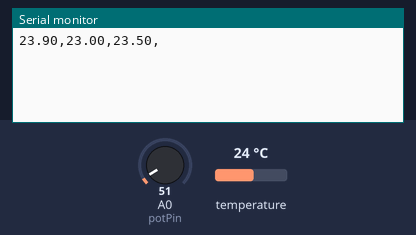
The sketch below on a simulated Arduino Uno, built with avr-gcc and run on an emulated ATmega328P. Shown: the last lines printed to the serial monitor. Inputs (shaded band) come from the test bench; at power-on: temperature 24 °C, A0 (potPin) = 51.

Above: at 1.7 s.
1.8 s: temperature set to 12 °C
At 2.6 s:
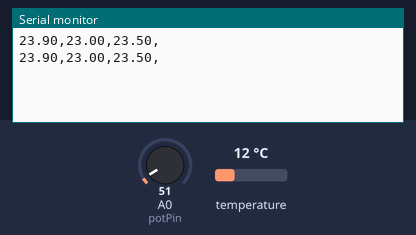
3.3 s: A0 (potPin) set to 61
At 4.6 s:
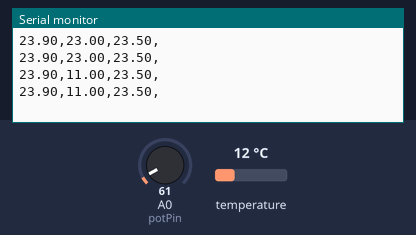
4.8 s: temperature set to 19 °C
At 5.5 s:
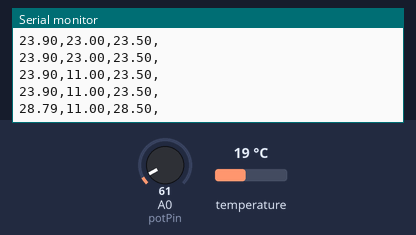
6.3 s: A0 (potPin) set to 71
At 7.5 s:
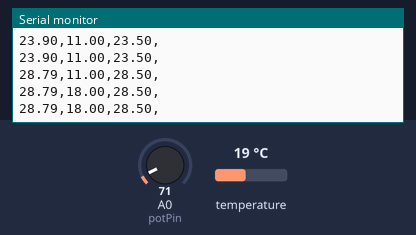
Timing chart, 0 to 8.8 s (numbered marks = the images above; inputs shaded):
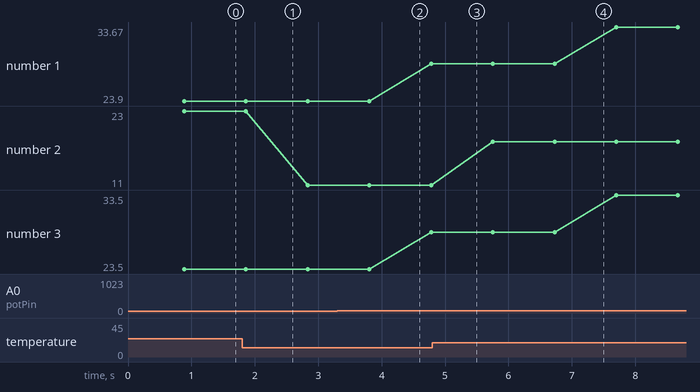

Measured:
- plotted number 1: 23.9 → 28.79 after the input at 3.3 s, 28.79 → 33.67 after the input at 6.3 s
- plotted number 2: 23 → 11 after the input at 1.8 s, 11 → 18 after the input at 4.8 s
- plotted number 3: 23.5 → 28.5 after the input at 3.3 s, 28.5 → 33.5 after the input at 6.3 s

The sketch:

LM35_Filter.ino
```cpp
/*
 * LM35
 * 模拟温度传感器LM35测试
 */
int potPin = A0;
float temperature = 0;
long value = 0;
float Filter_Value;

float ds18b20_temp = 0;
#include <OneWire.h>
#include <DallasTemperature.h>
#define ONE_WIRE_BUS 2
OneWire oneWire(ONE_WIRE_BUS);
DallasTemperature sensors(&oneWire);


void setup() {
  Serial.begin(9600); //设置串口波特率9600
  sensors.begin();
}

void loop() {
  value = analogRead(potPin);
  //0.00488125=5/1024，0~5V对应模拟口读数1~1024，每10毫伏对应1℃
  temperature = ((value * 5.0 * 100)/1024-1);

  sensors.requestTemperatures(); // 发送命令获取温度
  ds18b20_temp = sensors.getTempCByIndex(0)-1;

  Filter_Value = Filter();       // 获得滤波器输出值

  Serial.print(temperature);
  Serial.print(",");
  Serial.print(ds18b20_temp);
  Serial.print(",");
  Serial.print(Filter_Value+0.5); // 串口输出
  Serial.println(",");
  delay(100);
}

float Get_AD() {
  return temperature;
}

// 中位值平均滤波法（又称防脉冲干扰平均滤波法）（算法1）
#define FILTER_N 100
float Filter() {
  int i, j;
  float filter_temp, filter_sum = 0;
  int filter_buf[FILTER_N];
  for(i = 0; i < FILTER_N; i++) {
    filter_buf[i] = Get_AD();
    delay(1);
  }
  // 采样值从小到大排列（冒泡法）
  for(j = 0; j < FILTER_N - 1; j++) {
    for(i = 0; i < FILTER_N - 1 - j; i++) {
      if(filter_buf[i] > filter_buf[i + 1]) {
        filter_temp = filter_buf[i];
        filter_buf[i] = filter_buf[i + 1];
        filter_buf[i + 1] = filter_temp;
      }
    }
  }
  // 去除最大最小极值后求平均
  for(i = 1; i < FILTER_N - 1; i++) filter_sum += filter_buf[i];
  return filter_sum / (FILTER_N - 2);
}

// 中位值滤波法
//#define FILTER_N 100
//float Filter() {
//  int filter_buf[FILTER_N];
//  int i, j;
//  float filter_temp;
//  for(i = 0; i < FILTER_N; i++) {
//    filter_buf[i] = Get_AD();
//  }
//  // 采样值从小到大排列（冒泡法）
//  for(j = 0; j < FILTER_N - 1; j++) {
//    for(i = 0; i < FILTER_N - 1 - j; i++) {
//      if(filter_buf[i] > filter_buf[i + 1]) {
//        filter_temp = filter_buf[i];
//        filter_buf[i] = filter_buf[i + 1];
//        filter_buf[i + 1] = filter_temp;
//      }
//    }
//  }
//  return filter_buf[(FILTER_N - 1) / 2];
//}

//算术平均滤波法
//#define FILTER_N 12
//float Filter() {
//  int i;
//  float filter_sum = 0;
//  for(i = 0; i < FILTER_N; i++) {
//    filter_sum += Get_AD();
//    delay(1);
//  }
//  return (float)(filter_sum / FILTER_N);
//}

//递推平均滤波法（又称滑动平均滤波法）

//#define FILTER_N 12
//int filter_buf[FILTER_N + 1];
//float Filter() {
//  int i;
//  float filter_sum = 0;
//  filter_buf[FILTER_N] = Get_AD();
//  for(i = 0; i < FILTER_N; i++) {
//    filter_buf[i] = filter_buf[i + 1]; // 所有数据左移，低位仍掉
//    filter_sum += filter_buf[i];
//  }
//  return (float)(filter_sum / FILTER_N);
//}
```
